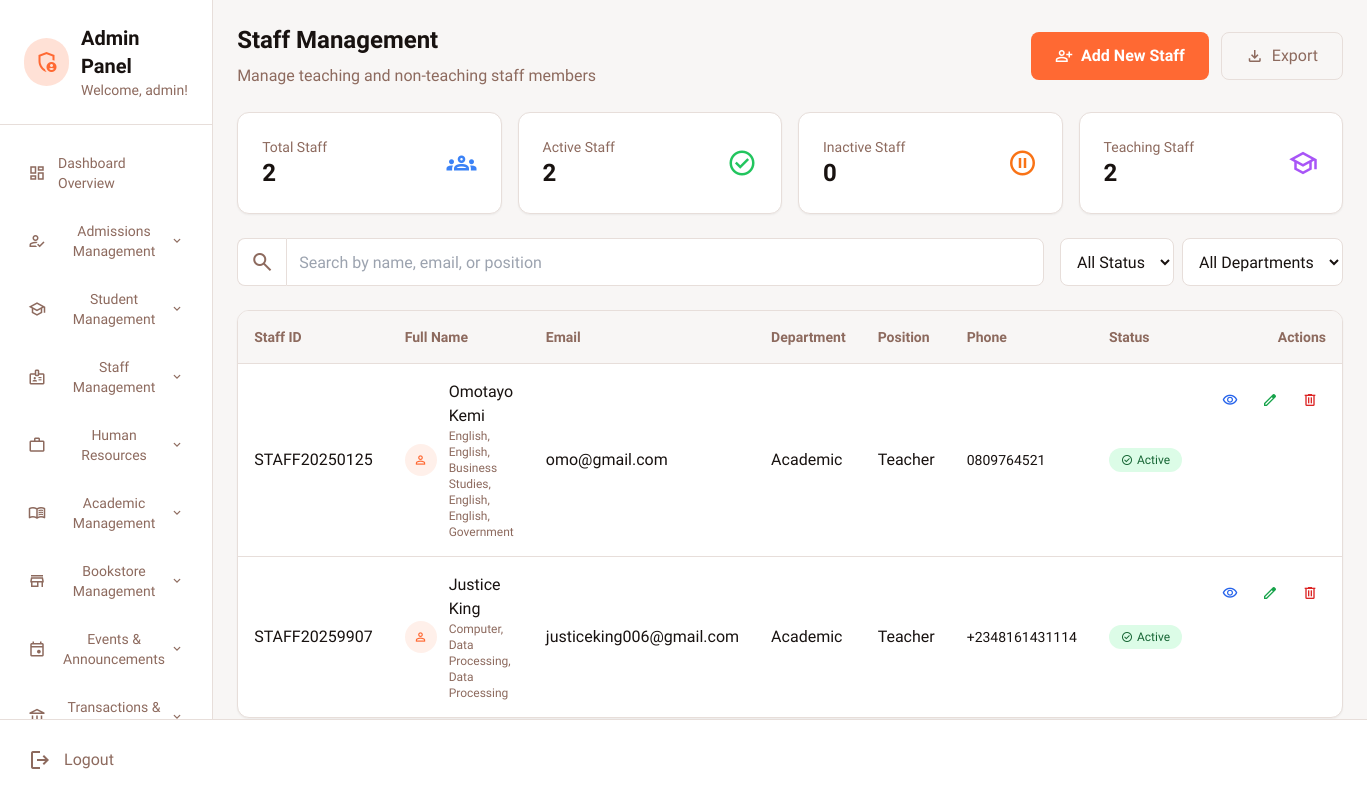
Screenshot of /admin_dashboard.php?page=staff-list (signed in) with the database file from the repository.
### tables this page shows
CREATE TABLE `staff` (
  `id` int(11) NOT NULL,
  `first_name` varchar(100) NOT NULL,
  `last_name` varchar(100) NOT NULL,
  `email` varchar(255) NOT NULL,
  `staff_id` varchar(20) NOT NULL,
  `department` varchar(100) DEFAULT NULL,
  `position` varchar(100) DEFAULT NULL,
  `gender` varchar(10) DEFAULT NULL,
  `state_of_origin` varchar(100) DEFAULT NULL,
  `marital_status` varchar(20) DEFAULT NULL,
  `religion` varchar(50) DEFAULT NULL,
  `employment_date` date DEFAULT NULL,
  `salary` decimal(10,2) DEFAULT NULL,
  `phone` varchar(20) DEFAULT NULL,
  `emergency_contact` varchar(20) DEFAULT NULL,
  `address` text DEFAULT NULL,
  `date_of_birth` date DEFAULT NULL,
  `subject_specialization` text DEFAULT NULL,
  `qualifications` text DEFAULT NULL,
  `account_name` varchar(255) DEFAULT NULL,
  `account_number` varchar(50) DEFAULT NULL,
  `bank_name` varchar(100) DEFAULT NULL,
  `account_updated_at` timestamp NOT NULL DEFAULT current_timestamp() ON UPDATE current_timestamp(),
  `photo` varchar(255) DEFAULT NULL,
  `added_by` varchar(100) DEFAULT NULL,
  `status` enum('active','inactive') DEFAULT 'active',
  `created_at` timestamp NOT NULL DEFAULT current_timestamp(),
  `updated_at` timestamp NULL DEFAULT NULL ON UPDATE current_timestamp()
);

### staff_list_content.php (the view, shortened to what this page needs)
<?php
$db = getDBConnection();
$search = isset($_GET['search']) ? sanitize($_GET['search']) : '';
$status_filter = isset($_GET['status']) ? sanitize($_GET['status']) : '';
$department_filter = isset($_GET['department']) ? sanitize($_GET['department']) : '';
$query = "SELECT * FROM staff WHERE 1=1";
$params = [];
$query .= " ORDER BY created_at DESC";
$stmt = $db->prepare($query);
$stmt->execute($params);
$staff_members = $stmt->fetchAll();
$total_staff = $db->query("SELECT COUNT(*) FROM staff")->fetchColumn();
$active_count = $db->query("SELECT COUNT(*) FROM staff WHERE status = 'active'")->fetchColumn();
$inactive_count = $db->query("SELECT COUNT(*) FROM staff WHERE status = 'inactive'")->fetchColumn();
$teacher_count = $db->query("SELECT COUNT(*) FROM staff WHERE position LIKE '%Teacher%' OR position = 'Principal' OR position = 'Vice Principal'")->fetchColumn();
?>
<div class="mb-6">
    <div class="flex flex-col lg:flex-row lg:items-center lg:justify-between">
        <div>
            <h1 class="text-2xl font-bold text-[#181210] mb-2">Staff Management</h1>
            <p class="text-[#8d6a5e]">Manage teaching and non-teaching staff members</p>
        </div>
        <div class="mt-4 lg:mt-0 flex gap-3">
            <a href="?page=add-staff"
               class="inline-flex items-center h-12 px-6 rounded-lg bg-[#ff6933] text-white font-bold hover:bg-[#ff6933]/90 transition-colors">
                <span class="material-symbols-outlined mr-2 text-lg">person_add</span>
                Add New Staff
            </a>
            <button onclick="exportStaffData()"
                    class="inline-flex items-center h-12 px-6 rounded-lg border border-[#e7deda] text-[#8d6a5e] hover:bg-[#f8f6f5] transition-colors">
                <span class="material-symbols-outlined mr-2 text-lg">download</span>
                Export
            </button>
        </div>
    </div>
</div>
<section class="grid grid-cols-1 md:grid-cols-4 gap-4 mb-6">
    <div class="bg-white rounded-xl p-6 shadow-sm border border-[#e7deda]">
        <div class="flex items-center justify-between">
            <div>
                <p class="text-sm text-[#8d6a5e]">Total Staff</p>
                <p class="text-2xl font-bold text-[#181210]"><?php echo $total_staff; ?></p>
            </div>
            <span class="material-symbols-outlined text-3xl text-blue-500">groups</span>
        </div>
    </div>
    <div class="bg-white rounded-xl p-6 shadow-sm border border-[#e7deda]">
        <div class="flex items-center justify-between">
            <div>
                <p class="text-sm text-[#8d6a5e]">Active Staff</p>
                <p class="text-2xl font-bold text-[#181210]"><?php echo $active_count; ?></p>
            </div>
            <span class="material-symbols-outlined text-3xl text-green-500">check_circle</span>
        </div>
    </div>
    <div class="bg-white rounded-xl p-6 shadow-sm border border-[#e7deda]">
        <div class="flex items-center justify-between">
            <div>
                <p class="text-sm text-[#8d6a5e]">Inactive Staff</p>
                <p class="text-2xl font-bold text-[#181210]"><?php echo $inactive_count; ?></p>
            </div>
            <span class="material-symbols-outlined text-3xl text-orange-500">pause_circle</span>
        </div>
    </div>
    <div class="bg-white rounded-xl p-6 shadow-sm border border-[#e7deda]">
        <div class="flex items-center justify-between">
            <div>
                <p class="text-sm text-[#8d6a5e]">Teaching Staff</p>
                <p class="text-2xl font-bold text-[#181210]"><?php echo $teacher_count; ?></p>
            </div>
            <span class="material-symbols-outlined text-3xl text-purple-500">school</span>
        </div>
    </div>
</section>
<section class="flex flex-col sm:flex-row gap-4 mb-6">
    <div class="flex-1">
        <form method="GET" class="flex">
            <div class="flex w-full">
                <div class="flex items-center px-3 bg-white border border-r-0 border-[#e7deda] rounded-l-lg">
                    <span class="material-symbols-outlined text-[#8d6a5e]">search</span>
                </div>
                <input type="text" name="search" value="<?php echo htmlspecialchars($search); ?>"
                       class="flex-1 h-12 px-3 border border-[#e7deda] bg-white text-[#181210] focus:outline-none focus:border-[#ff6933] rounded-r-lg"
                       placeholder="Search by name, email, or position"/>
            </div>
        </form>
    </div>
    <div class="flex gap-2">
        <select name="status" onchange="updateFilter('status', this.value)"
                class="h-12 px-3 border border-[#e7deda] bg-white text-[#181210] rounded-lg focus:outline-none focus:border-[#ff6933]">
            <option value="all" <?php echo $status_filter === '' ? 'selected' : ''; ?>>All Status</option>
        </select>
        <select name="department" onchange="updateFilter('department', this.value)"
                class="h-12 px-3 border border-[#e7deda] bg-white text-[#181210] rounded-lg focus:outline-none focus:border-[#ff6933]">
            <option value="all" <?php echo $department_filter === '' ? 'selected' : ''; ?>>All Departments</option>
        </select>
    </div>
</section>
<section>
    <?php if (empty($staff_members)): ?>
        <div class="bg-white rounded-xl p-8 text-center shadow-sm border border-[#e7deda]">
            <span class="material-symbols-outlined text-6xl text-[#8d6a5e] mb-4">group</span>
            <h3 class="text-xl font-bold text-[#181210] mb-2">No Staff Members Found</h3>
            <p class="text-[#8d6a5e] mb-6"><?php echo ($search || $status_filter || $department_filter) ? 'Try adjusting your search filters.' : 'Get started by adding your first staff member.'; ?></p>
            <a href="?page=add-staff"
               class="inline-flex items-center h-12 px-6 rounded-lg bg-[#ff6933] text-white font-bold hover:bg-[#ff6933]/90 transition-colors">
                <span class="material-symbols-outlined mr-2">person_add</span>
                Add New Staff
            </a>
        </div>
    <?php else: ?>
        <div class="hidden md:block bg-white rounded-xl shadow-sm border border-[#e7deda] overflow-hidden">
            <div class="overflow-x-auto">
                <table class="w-full text-left">
                    <thead class="bg-[#f8f6f5] border-b border-[#e7deda]">
                        <tr>
                            <th class="p-4 text-sm font-semibold text-[#8d6a5e]">Staff ID</th>
                            <th class="p-4 text-sm font-semibold text-[#8d6a5e]">Full Name</th>
                            <th class="p-4 text-sm font-semibold text-[#8d6a5e]">Email</th>
                            <th class="p-4 text-sm font-semibold text-[#8d6a5e]">Department</th>
                            <th class="p-4 text-sm font-semibold text-[#8d6a5e]">Position</th>
                            <th class="p-4 text-sm font-semibold text-[#8d6a5e]">Phone</th>
                            <th class="p-4 text-sm font-semibold text-[#8d6a5e]">Status</th>
                            <th class="p-4 text-sm font-semibold text-[#8d6a5e] text-right">Actions</th>
                        </tr>
                    </thead>
                    <tbody class="divide-y divide-[#e7deda]">
                        <?php foreach ($staff_members as $staff): ?>
                        <tr class="hover:bg-[#f8f6f5] transition-colors">
                            <td class="p-4 text-[#181210] font-medium"><?php echo htmlspecialchars($staff['staff_id']); ?></td>
                            <td class="p-4 text-[#181210]">
                                <div class="flex items-center">
                                    <div class="flex-shrink-0 h-8 w-8 bg-[#ff6933]/10 rounded-full flex items-center justify-center mr-3">
                                        <span class="material-symbols-outlined text-[#ff6933] text-sm">person</span>
                                    </div>
                                    <div>
                                        <p class="font-medium"><?php echo htmlspecialchars($staff['first_name'] . ' ' . $staff['last_name']); ?></p>
                                        <?php if (!empty($staff['subject_specialization'])): ?>
                                            <p class="text-xs text-[#8d6a5e]"><?php echo htmlspecialchars($staff['subject_specialization']); ?></p>
                                        <?php endif; ?>
                                    </div>
                                </div>
                            </td>
                            <td class="p-4 text-[#181210]"><?php echo htmlspecialchars($staff['email']); ?></td>
                            <td class="p-4 text-[#181210]"><?php echo htmlspecialchars($staff['department']); ?></td>
                            <td class="p-4 text-[#181210]"><?php echo htmlspecialchars($staff['position']); ?></td>
                            <td class="p-4 text-[#181210] text-sm"><?php echo htmlspecialchars($staff['phone'] ?? 'N/A'); ?></td>
                            <td class="p-4">
                                <form method="POST" class="inline">
                                    <button type="submit" name="toggle_status"
                                            class="inline-flex items-center px-3 py-1 rounded-full text-xs font-medium cursor-pointer transition-colors
                                                <?php echo $staff['status'] === 'active' ? 'bg-green-100 text-green-800 hover:bg-green-200' : 'bg-orange-100 text-orange-800 hover:bg-orange-200'; ?>">
                                        <span class="material-symbols-outlined text-xs mr-1">
                                        </span>
                                        <?php echo ucfirst($staff['status']); ?>
                                    </button>
                                </form>
                            </td>
                            <td class="p-4 flex justify-end gap-2">
                                <button onclick="viewStaff(<?php echo $staff['id']; ?>)"
                                        class="inline-flex items-center p-2 text-sm text-blue-600 hover:bg-blue-50 rounded-lg transition-colors"
                                        title="View Details">
                                    <span class="material-symbols-outlined text-base">visibility</span>
                                </button>
                                <button onclick="editStaff(<?php echo $staff['id']; ?>)"
                                        class="inline-flex items-center p-2 text-sm text-green-600 hover:bg-green-50 rounded-lg transition-colors"
                                        title="Edit Staff">
                                    <span class="material-symbols-outlined text-base">edit</span>
                                </button>
                                <button onclick="confirmDelete(<?php echo $staff['id']; ?>, '<?php echo htmlspecialchars(addslashes($staff['first_name'] . ' ' . $staff['last_name'])); ?>')"
                                        class="inline-flex items-center p-2 text-sm text-red-600 hover:bg-red-50 rounded-lg transition-colors"
                                        title="Delete Staff">
                                    <span class="material-symbols-outlined text-base">delete</span>
                                </button>
                            </td>
                        </tr>
                        <?php endforeach; ?>
                    </tbody>
                </table>
            </div>
        </div>
    <?php endif; ?>
</section>

### admin_dashboard.php (style rules this page uses)
body { font-family: 'Lexend', sans-serif; background-color: #f8f6f5; }

### rows the page displays
staff: staff "STAFF20250125", first_name+last_name "Omotayo Kemi", subject_specialization "English, English, Business Studies, English, English, Government", email "omo@gmail.com", department "Academic", position "Teacher", phone "0809764521", status "Active"
staff: staff "STAFF20259907", first_name+last_name "Justice King", subject_specialization "Computer, Data Processing, Data Processing", email "justiceking006@gmail.com", department "Academic", position "Teacher", phone "+2348161431114", status "Active"

### other values shown
$_SESSION['first_name'] "admin"
$item['title'] "Dashboard Overview"
$item['title'] "Admissions Management"
$item['title'] "Student Management"
$item['title'] "Staff Management"
$item['title'] "Human Resources"
$item['title'] "Academic Management"
$item['title'] "Bookstore Management"
$item['title'] "Events & Announcements"
$item['title'] "Transactions &…"
$total_staff "2"
$active_count "2"
$inactive_count "0"
$teacher_count "2"
